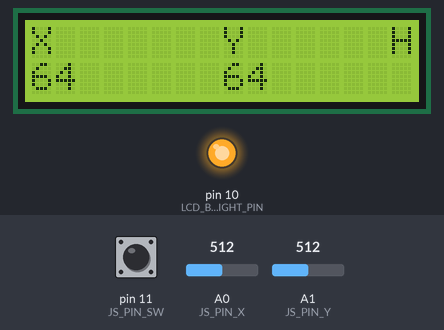
Recording of a sketch running on a simulated Arduino Uno, built with avr-gcc and run on an emulated ATmega328P. Parts: 16×2 character LCD, output pins drawn as LEDs (lit = HIGH). The inputs (shaded band) are chosen by the test bench; at power-on: A0 (JS_PIN_X) = 512, A1 (JS_PIN_Y) = 512, pin 11 (JS_PIN_SW) HIGH.

Above: at 1.2 s.
1.3 s: A0 (JS_PIN_X) set to 0
At 1.6 s:
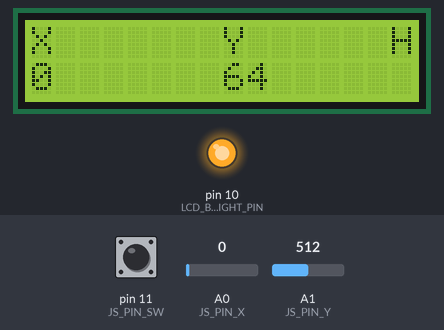
4.3 s: A1 (JS_PIN_Y) set to 900
At 5.6 s:
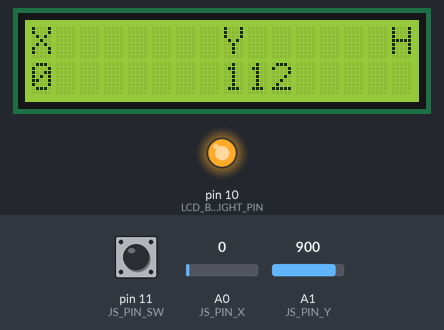
7.3 s: pin 11 (JS_PIN_SW) pulled LOW for 0.15 s
At 7.46 s:
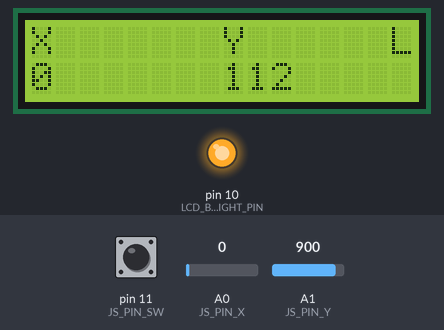
10.4 s: A0 (JS_PIN_X) set to 900
At 10.7 s:
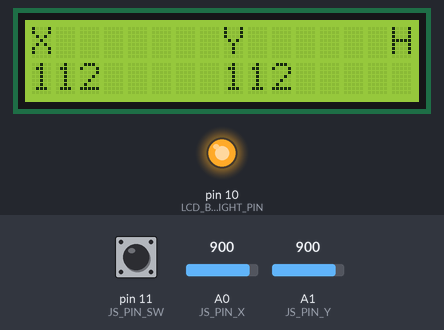
13.4 s: A1 (JS_PIN_Y) set to 716
At 14.3 s:
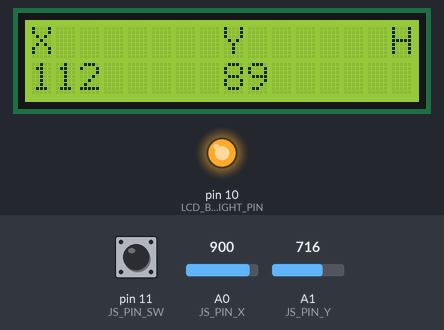
16.4 s: pin 11 (JS_PIN_SW) pulled LOW for 1 s
At 17.2 s:
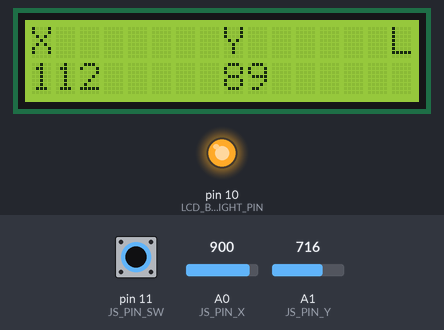
Timing chart, 0 to 19.4 s (numbered marks = the images above; inputs shaded):
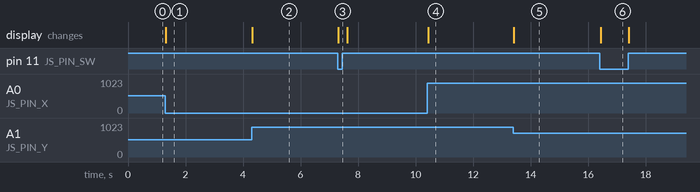

The sketch:

Joystick.ino
```cpp
#include <LiquidCrystal.h>

// LCD
#define LCD_PIN_RS          8
#define LCD_PIN_EN          9
#define LCD_PIN_D0          4
#define LCD_PIN_D1          5
#define LCD_PIN_D2          6
#define LCD_PIN_D3          7
#define LCD_BACK_LIGHT_PIN  10

// Joystick
#define JS_PIN_X            0
#define JS_PIN_Y            1
#define JS_PIN_SW           11

LiquidCrystal lcd(LCD_PIN_RS, LCD_PIN_EN,
                  LCD_PIN_D0, LCD_PIN_D1, LCD_PIN_D2, LCD_PIN_D3);

void setup(void) {
  // Initialize backlight pin
  pinMode(LCD_BACK_LIGHT_PIN, OUTPUT);

  // Turn backlight on
  digitalWrite(LCD_BACK_LIGHT_PIN, HIGH);

  // Initialize LCD
  lcd.begin(16, 2);

  // Initialize joystick sw pin
  pinMode(JS_PIN_SW, INPUT);
  digitalWrite(JS_PIN_SW, HIGH);
}

void loop(void) {
  int raw_x = analogRead(JS_PIN_X) / 8;
  int raw_y = analogRead(JS_PIN_Y) / 8;
  int raw_sw = digitalRead(JS_PIN_SW);

  lcd.clear();

  lcd.setCursor(0, 0);
  lcd.print(F("X"));

  lcd.setCursor(8, 0);
  lcd.print(F("Y"));

  lcd.setCursor(15, 0);
  if (raw_sw == LOW)
    lcd.print(F("L"));
  else
    lcd.print(F("H"));

  lcd.setCursor(0, 1);
  lcd.print(raw_x);

  lcd.setCursor(8, 1);
  lcd.print(raw_y);
}
```

Measured:
- after the input at 1.3 s, the display: changes at once (image 1)
- after the input at 4.3 s, the display: changes at once (image 2)
- after the input at 7.3 s, the display: changes at once (image 3)
- after the input at 10.4 s, the display: changes at once (image 4)
- after the input at 13.4 s, the display: changes at once (image 5)
- after the input at 16.4 s, the display: changes at once (image 6)
